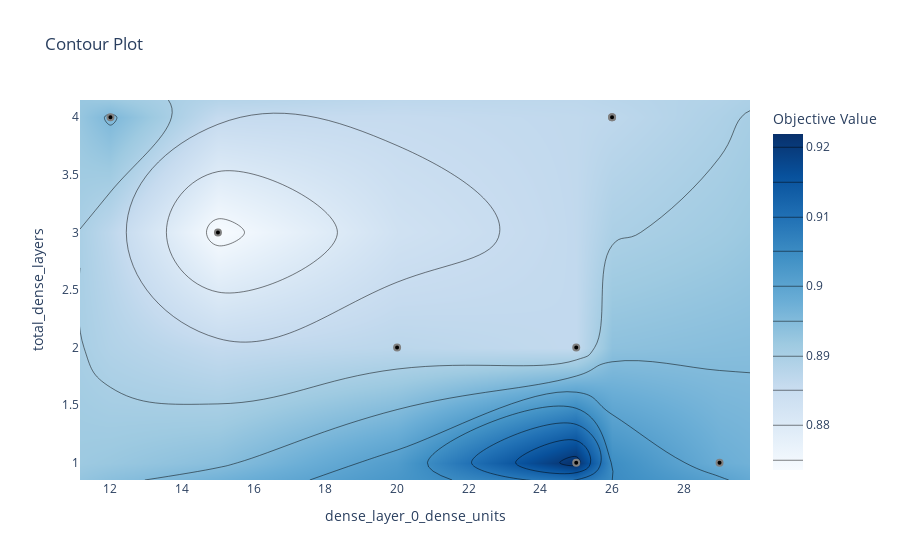

Source (notebook cell):
### Code cell
optuna.visualization.plot_contour(study, params=["total_dense_layers", "dense_layer_0_dense_units"])

### Figure 1 — Plotly figure (JSON) as saved in the notebook; plotly's stock layout.template omitted (floating-point values rounded to 4 significant figures)
{"data": [{"autocontour": true, "colorbar": {"title": {"text": "Objective Value"}}, "colorscale": [[0, "rgb(247,251,255)"], [0.125, "rgb(222,235,247)"], [0.25, "rgb(198,219,239)"], [0.375, "rgb(158,202,225)"], [0.5, "rgb(107,174,214)"], [0.625, "rgb(66,146,198)"], [0.75, "rgb(33,113,181)"], [0.875, "rgb(8,81,156)"], [1, "rgb(8,48,107)"]], "connectgaps": true, "contours": {"coloring": "heatmap", "end": 0.92, "size": 0.005, "start": 0.875}, "hoverinfo": "none", "line": {"smoothing": 1.3}, "reversescale": false, "type": "contour", "x": [11.15, 12, 15, 20, 25, 26, 29, 29.85], "y": [0.85, 1, 2, 3, 4, 4.15], "z": [[null, null, null, null, null, null, null, null], [null, null, null, null, 0.9219, null, 0.8978, null], [null, null, null, 0.8873, 0.8862, null, null, null], [null, null, 0.8736, null, null, null, null, null], [null, 0.8956, null, null, null, 0.8869, null, null], [null, null, null, null, null, null, null, null]]}, {"marker": {"color": "black", "line": {"color": "Grey", "width": 2}}, "mode": "markers", "showlegend": false, "type": "scatter", "x": [12, 26, 25, 25, 29, 15, 26, 20], "y": [4, 4, 2, 1, 1, 3, 4, 2]}], "layout": {"autosize": true, "title": {"text": "Contour Plot"}, "xaxis": {"range": [11.15, 29.85], "title": {"text": "dense_layer_0_dense_units"}, "type": "linear"}, "yaxis": {"range": [0.85, 4.15], "title": {"text": "total_dense_layers"}, "type": "linear"}}}
